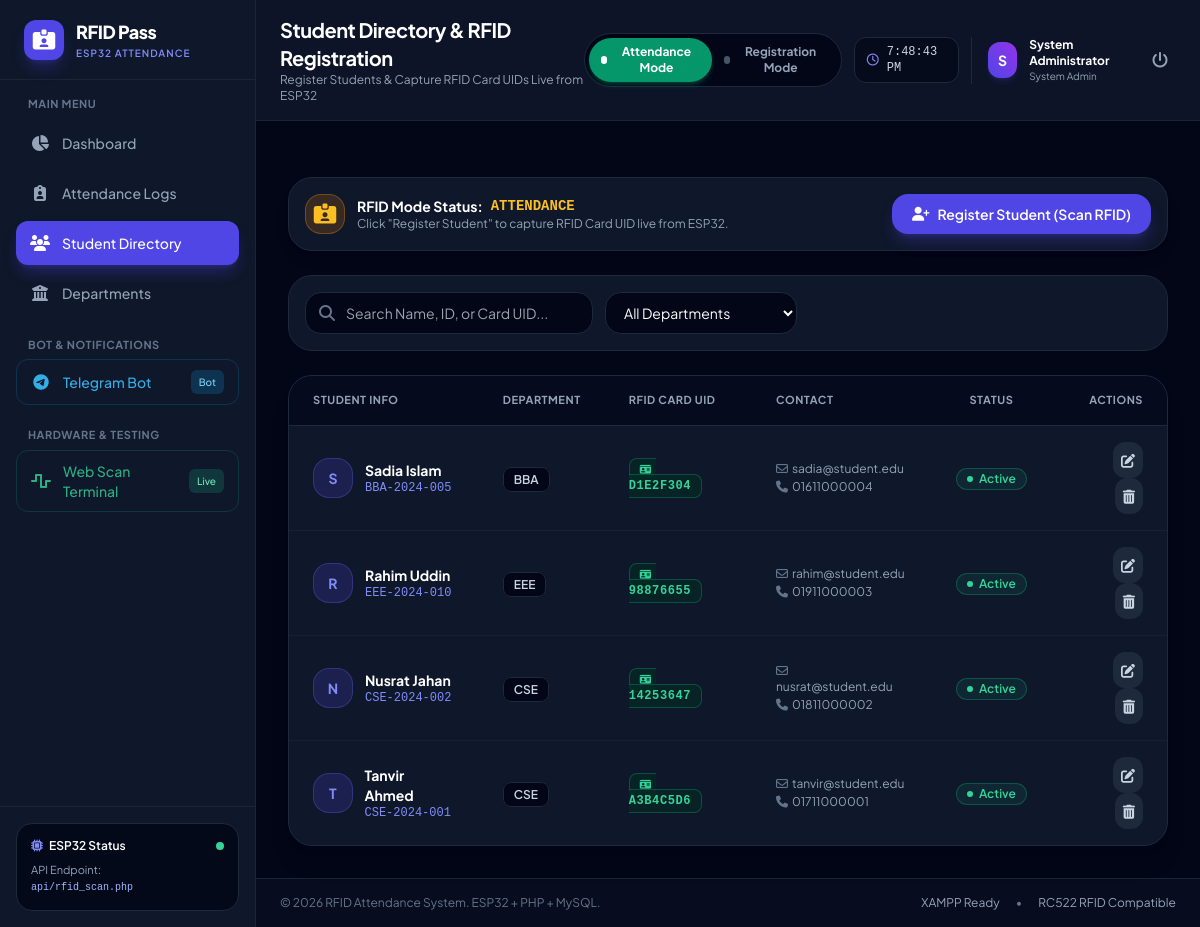
The app's page /students.php (signed in) with its own data.
### tables this page shows
CREATE TABLE IF NOT EXISTS `system_mode` (
    `id` INT PRIMARY KEY DEFAULT 1,
    `device_mode` ENUM('ATTENDANCE', 'REGISTRATION') DEFAULT 'ATTENDANCE',
    `device_token` VARCHAR(50) DEFAULT '19453d39b4edd4e6',
    `last_scanned_uid` VARCHAR(50) NULL,
    `last_scanned_at` TIMESTAMP NULL,
    `updated_at` TIMESTAMP DEFAULT CURRENT_TIMESTAMP ON UPDATE CURRENT_TIMESTAMP
);

CREATE TABLE IF NOT EXISTS `students` (
    `id` INT AUTO_INCREMENT PRIMARY KEY,
    `student_id` VARCHAR(30) NOT NULL UNIQUE,
    `card_uid` VARCHAR(50) NOT NULL UNIQUE,
    `name` VARCHAR(100) NOT NULL,
    `email` VARCHAR(100) NULL,
    `phone` VARCHAR(20) NULL,
    `dept_id` INT NOT NULL,
    `gender` ENUM('Male', 'Female', 'Other') DEFAULT 'Male',
    `status` ENUM('Active', 'Inactive') DEFAULT 'Active',
    `created_at` TIMESTAMP DEFAULT CURRENT_TIMESTAMP,
    FOREIGN KEY (`dept_id`) REFERENCES `departments`(`id`) ON DELETE CASCADE
);

CREATE TABLE IF NOT EXISTS `departments` (
    `id` INT AUTO_INCREMENT PRIMARY KEY,
    `dept_code` VARCHAR(20) NOT NULL UNIQUE,
    `dept_name` VARCHAR(100) NOT NULL,
    `description` TEXT NULL,
    `created_at` TIMESTAMP DEFAULT CURRENT_TIMESTAMP
);

### students.php (the view, shortened to what this page needs)
<?php
require_once 'includes/header.php';
require_once 'includes/telegram_helper.php';
$query = "
    SELECT s.*, d.dept_code, d.dept_name
    FROM students s
    JOIN departments d ON s.dept_id = d.id
    ORDER BY s.id DESC
";
$students = $pdo->query($query)->fetchAll();
?>
<div class="bg-slate-900 border border-slate-800 p-4 rounded-3xl shadow-lg flex flex-col md:flex-row items-center justify-between gap-4">
    <div class="flex items-center gap-3">
        <div id="status-indicator-icon" class="w-10 h-10 rounded-2xl bg-amber-600/20 text-amber-400 border border-amber-500/30 flex items-center justify-center text-xl">
            <i class="fa-solid fa-id-card-clip"></i>
        </div>
        <div>
            <h3 class="text-sm font-bold text-white flex items-center gap-2">
                RFID Mode Status: <span id="current-mode-label" class="text-amber-400 font-mono">ATTENDANCE</span>
            </h3>
            <p class="text-xs text-slate-400">Click "Register Student" to capture RFID Card UID live from ESP32.</p>
        </div>
    </div>
    <div class="flex items-center gap-2">
        <button onclick="startRegistrationMode()" class="py-2.5 px-5 bg-indigo-600 hover:bg-indigo-500 text-white font-semibold rounded-2xl shadow-lg shadow-indigo-600/30 transition flex items-center justify-center gap-2 text-sm">
            <i class="fa-solid fa-user-plus"></i>
            <span>Register Student (Scan RFID)</span>
        </button>
    </div>
</div>
<div class="flex flex-col sm:flex-row items-center gap-3 bg-slate-900 border border-slate-800 p-4 rounded-3xl">
    <div class="relative w-full sm:w-72">
        <span class="absolute inset-y-0 left-0 pl-3.5 flex items-center text-slate-500">
            <i class="fa-solid fa-magnifying-glass"></i>
        </span>
        <input type="text" id="search-student-input" onkeyup="filterStudents()" placeholder="Search Name, ID, or Card UID..."
            class="w-full pl-10 pr-4 py-2.5 bg-slate-950 border border-slate-800 rounded-2xl focus:outline-none focus:border-indigo-500 text-white text-sm">
    </div>
    <select id="filter-dept-select" onchange="filterStudents()" class="w-full sm:w-48 px-3.5 py-2.5 bg-slate-950 border border-slate-800 rounded-2xl focus:outline-none focus:border-indigo-500 text-white text-sm">
        <option value="">All Departments</option>
    </select>
</div>
<div class="bg-slate-900 border border-slate-800 rounded-3xl overflow-hidden shadow-xl">
    <div class="overflow-x-auto">
        <table class="w-full text-left border-collapse" id="students-table">
            <thead>
                <tr class="bg-slate-950/70 border-b border-slate-800 text-[11px] font-bold uppercase tracking-wider text-slate-400">
                    <th class="py-4 px-6">Student Info</th>
                    <th class="py-4 px-6">Department</th>
                    <th class="py-4 px-6">RFID Card UID</th>
                    <th class="py-4 px-6">Contact</th>
                    <th class="py-4 px-6 text-center">Status</th>
                    <th class="py-4 px-6 text-right">Actions</th>
                </tr>
            </thead>
            <tbody class="divide-y divide-slate-800/60 text-sm">
                <?php if (empty($students)): ?>
                    <tr>
                        <td colspan="6" class="py-8 text-center text-slate-500">No students registered yet. Click "Register Student" to add.</td>
                    </tr>
                <?php else: ?>
                    <?php foreach ($students as $st): ?>
                        <tr class="hover:bg-slate-800/40 transition student-row" data-dept="<?= htmlspecialchars($st['dept_code']) ?>">
                            <td class="py-4 px-6">
                                <div class="flex items-center gap-3">
                                    <div class="w-10 h-10 rounded-2xl bg-indigo-600/20 border border-indigo-500/30 text-indigo-400 flex items-center justify-center font-bold text-sm">
                                        <?= strtoupper(substr($st['name'], 0, 1)) ?>
                                    </div>
                                    <div>
                                        <div class="font-bold text-white student-name"><?= htmlspecialchars($st['name']) ?></div>
                                        <div class="text-xs font-mono text-indigo-400 student-id"><?= htmlspecialchars($st['student_id']) ?></div>
                                    </div>
                                </div>
                            </td>
                            <td class="py-4 px-6">
                                <span class="bg-slate-950 border border-slate-800 px-2.5 py-1 rounded-lg text-xs font-semibold text-slate-300">
                                    <?= htmlspecialchars($st['dept_code']) ?>
                                </span>
                            </td>
                            <td class="py-4 px-6 font-mono text-xs">
                                <span class="bg-emerald-950/60 border border-emerald-500/30 text-emerald-400 px-2.5 py-1 rounded-lg font-bold tracking-wider card-uid">
                                    <i class="fa-solid fa-id-card text-[10px] mr-1"></i><?= htmlspecialchars($st['card_uid']) ?>
                                </span>
                            </td>
                            <td class="py-4 px-6 text-xs text-slate-400">
                                <div><i class="fa-regular fa-envelope text-slate-500 mr-1"></i><?= htmlspecialchars($st['email'] ?? 'N/A') ?></div>
                                <div class="mt-0.5"><i class="fa-solid fa-phone text-slate-500 mr-1"></i><?= htmlspecialchars($st['phone'] ?? 'N/A') ?></div>
                            </td>
                            <td class="py-4 px-6 text-center">
                                <?php if ($st['status'] === 'Active'): ?>
                                    <span class="inline-flex items-center gap-1.5 bg-emerald-500/10 text-emerald-400 border border-emerald-500/30 px-2.5 py-0.5 rounded-full text-xs font-semibold">
                                        <span class="w-1.5 h-1.5 rounded-full bg-emerald-400"></span> Active
                                    </span>
                                <?php else: ?>
                                    <span class="inline-flex items-center gap-1.5 bg-red-500/10 text-red-400 border border-red-500/30 px-2.5 py-0.5 rounded-full text-xs font-semibold">
                                        <span class="w-1.5 h-1.5 rounded-full bg-red-400"></span> Inactive
                                    </span>
                                <?php endif; ?>
                            </td>
                            <td class="py-4 px-6 text-right space-x-2">
                                <button onclick="openEditStudentModal(<?= htmlspecialchars(json_encode($st)) ?>)"
                                    class="p-2 bg-slate-800 hover:bg-indigo-600 text-slate-300 hover:text-white rounded-xl transition" title="Edit">
                                    <i class="fa-solid fa-pen-to-square"></i>
                                </button>
                                <button onclick="openDeleteStudentModal(<?= $st['id'] ?>, '<?= htmlspecialchars($st['name']) ?>')"
                                    class="p-2 bg-slate-800 hover:bg-red-600 text-slate-300 hover:text-white rounded-xl transition" title="Delete">
                                    <i class="fa-solid fa-trash-can"></i>
                                </button>
                            </td>
                        </tr>
                    <?php endforeach; ?>
                <?php endif; ?>
            </tbody>
        </table>
    </div>
</div>
<?php require_once 'includes/footer.php'; ?>

### records on screen
students: name "S", name "Sadia Islam", student "BBA-2024-005", dept.dept_code "BBA", card_uid "D1E2F304", email "sadia@student.edu", phone "01611000004", status "Active" (drawn)
students: name "R", name "Rahim Uddin", student "EEE-2024-010", dept.dept_code "EEE", card_uid "98876655", email "rahim@student.edu", phone "01911000003", status "Active" (drawn)
students: name "N", name "Nusrat Jahan", student "CSE-2024-002", dept.dept_code "CSE", card_uid "14253647", email "nusrat@student.edu", phone "01811000002", status "Active" (drawn)
students: name "T", name "Tanvir Ahmed", student "CSE-2024-001", dept.dept_code "CSE", card_uid "A3B4C5D6", email "tanvir@student.edu", phone "01711000001", status "Active" (drawn)

### other values on screen
$page_title "Student Directory & RFID Registration"
$page_subtitle "Register Students & Capture RFID Card UIDs Live from ESP32"
substr($_SESSION['admin_fullname'] ?? 'A', 0, 1) "S"
$_SESSION['admin_fullname'] "System Administrator"
